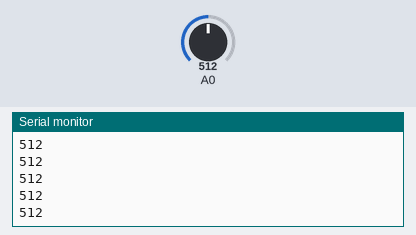
A sketch run on a simulated Arduino Uno, built with avr-gcc and run on an emulated ATmega328P. On the bench: the last lines printed to the serial monitor. Inputs (shaded band) come from the test bench; at power-on: A0 = 512.

Above: at 1.2 s.
1.3 s: A0 set to 716
At 1.9 s:
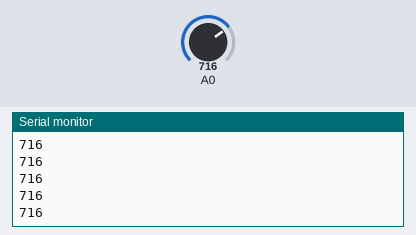
2.8 s: A0 set to 900
At 3.9 s:
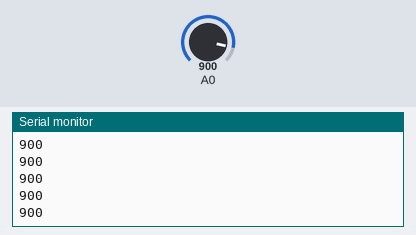
Timing chart, 0 to 5.8 s (numbered marks = the images above; inputs shaded):
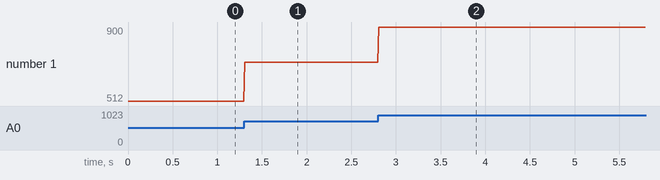

Measured:
- after the input at 1.3 s, the serial monitor: prints a new line at once (image 1)
- after the input at 2.8 s, the serial monitor: prints a new line at once (image 2)
- plotted number 1: 512 → 716 after the input at 1.3 s, 716 → 900 after the input at 2.8 s

The sketch:

C_readaphotocell.ino
```cpp
int value = 0; // this stores the value of the sensor (0-1023)

void setup() {
  // put your setup code here, to run once:
  Serial.begin(9600); // talks back to computer
}

void loop() {
  // put your main code here, to run repeatedly:
  value = analogRead(A0); // read the analog pin
  Serial.println(value); // send the value over serial
  delay(10); // hang on a sec
}
```
